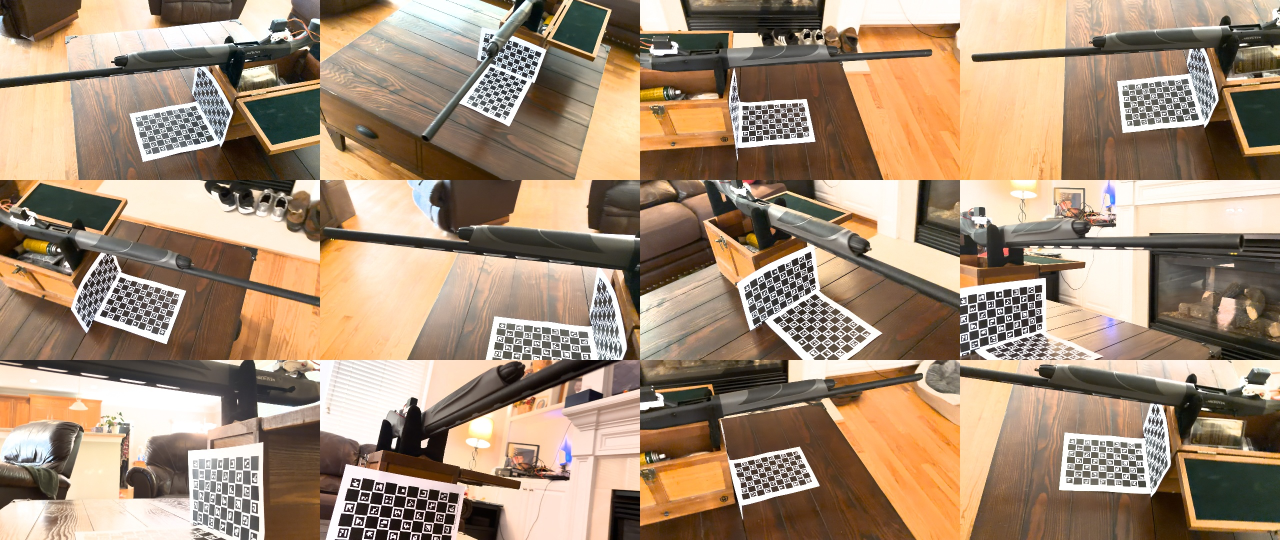
#> input picture cad/refs/scan/2026-11-09_iphone/IMG_0491_contact.jpg, 2560 x 1080 px (shown at 1/2 size)
$ python -i laser_dot.py   (imports and definitions only)
#> lines starting #> are read from the running program, lines starting #| are printed output that depends on the picture
#> further down, picture is the input picture: shape (1080, 2560, 3); mean B, G, R 116.7, 140, 162.9
"""Find a bore-laser dot in camera frames (used by `tbot calib-boresight --laser`).

The dot is the brightest *compact* thing in the frame once the smooth background is removed. Two sources of
background are supported: a frame taken with the beam blocked (best: everything static cancels, so it works
in a lit room or outdoors) or, without one, a heavily blurred copy of the frame itself. The barrel is masked
out (it is glossy and reflects the beam back into the lens).

A measurement is the median of the per-frame centroids, so a single bad frame cannot move it, and the scatter
across frames says whether the gun was still.
"""

from __future__ import annotations

import math
from dataclasses import dataclass, field

import cv2
import numpy as np

MIN_PEAK_DN = 12.0        # the dot must stand this far above its background (8-bit DN) ...
MIN_PEAK_SIGMAS = 8.0     # ... and this many robust noise sigmas
RIVAL_FRACTION = 0.6      # a second spot this strong (relative to the dot) makes the frame ambiguous
MAX_DOT_FRACTION = 0.08   # a "dot" wider than this fraction of the image width is not a laser dot
SATURATED_DN = 250.0
MAX_SCATTER_PX = 1.5      # frame-to-frame centroid scatter above this = the gun (or the laser) moved


class LaserDotError(ValueError):
    """No usable dot (the message says what to change)."""


@dataclass
class Dot:
    u: float
    v: float
    peak_dn: float          # height above the background
    diameter_px: float      # equivalent diameter of the half-maximum region
    saturated: bool
    sigma_dn: float


@dataclass
class DotMeasurement:
    u: float
    v: float
    n_frames: int
    n_found: int
    scatter_px: float
    peak_dn: float
    diameter_px: float
    saturated: bool
    warnings: list[str] = field(default_factory=list)


def _gray_f32(image: np.ndarray) -> np.ndarray:
    g = image if image.ndim == 2 else cv2.cvtColor(image, cv2.COLOR_BGR2GRAY)
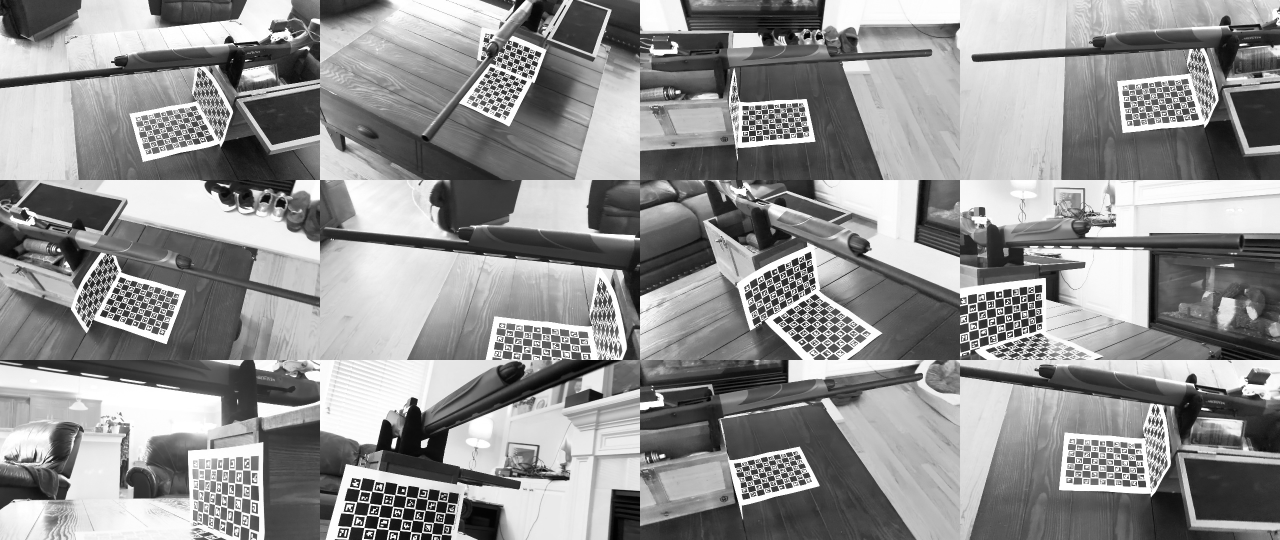
#> g: shape (1080, 2560) (shown at 1/2 size); min 0, max 255, mean 144.2
    g = g.astype(np.float32)
    if image.dtype == np.uint16:  # 10-bit raw in 16-bit containers -> 8-bit scale
        g *= 255.0 / max(255.0, float(g.max()))
    return g


def find_dot(image: np.ndarray, background: np.ndarray | None = None, mask: np.ndarray | None = None) -> Dot:
    """Sub-pixel centre of the laser dot in one frame.

    background: a frame with the beam blocked (same size), or None to use the frame's own smooth background.
    mask: uint8, 0 = ignore (barrel); same size as the image.
    """
    gray = _gray_f32(image)
    h, w = gray.shape
#> h = 1080; w = 2560
    if background is not None:
        bg = _gray_f32(background)
        if bg.shape != gray.shape:
            raise LaserDotError(f"background frame is {bg.shape[1]}x{bg.shape[0]}, the image is {w}x{h}")
    else:
        k = max(15, (w // 12) | 1)
#> k = 213
        bg = cv2.medianBlur(np.clip(gray, 0, 255).astype(np.uint8), k if k % 2 else k + 1).astype(np.float32)
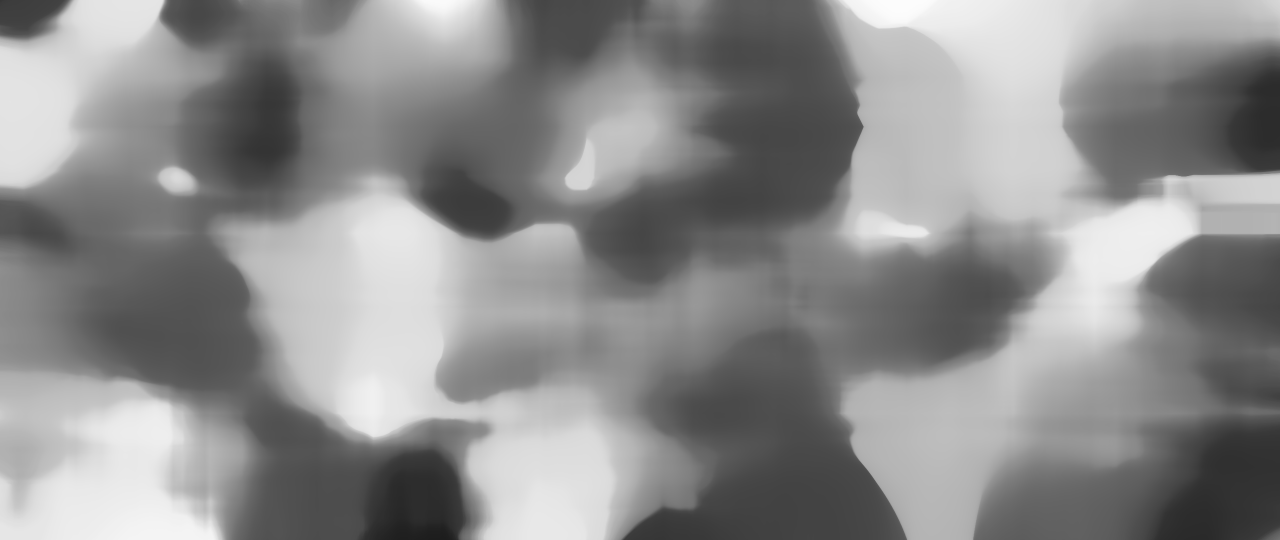
#> bg: shape (1080, 2560) float32 (shown at 1/2 size); min 29, max 252, mean 140.4
    diff = gray - bg
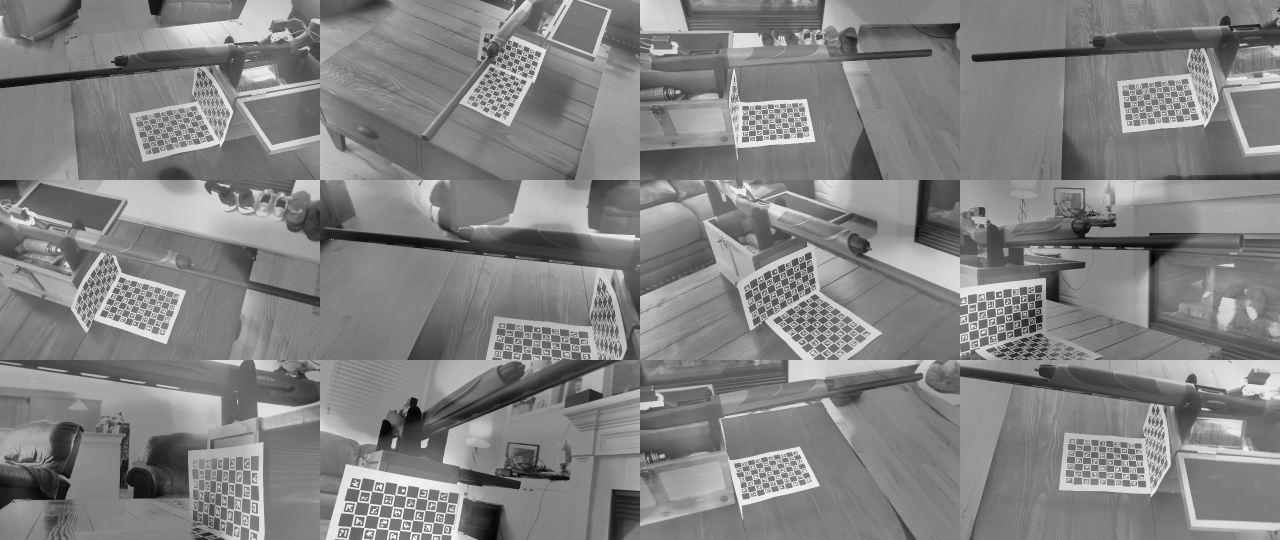
#> diff: shape (1080, 2560) float32 (shown at 1/2 size); min -223, max 220, mean 3.8; drawn with min black and max white
    valid = np.ones((h, w), dtype=bool) if mask is None else (np.asarray(mask) != 0)
    if valid.shape != (h, w):
        raise LaserDotError("mask and image sizes differ")
    if not valid.any():
        raise LaserDotError("the mask leaves no image to search")
    diff[~valid] = 0.0

    resid = diff[valid]
    med = float(np.median(resid))
#> med = -1
    sigma = 1.4826 * float(np.median(np.abs(resid - med))) + 0.5  # +0.5 DN: quantisation floor
#> sigma = 42.01
    smooth = cv2.GaussianBlur(diff, (0, 0), 1.0)
    _, peak, _, loc = cv2.minMaxLoc(smooth, mask=valid.astype(np.uint8))
#> peak = 214.3; loc = (789, 1073)
    need = max(MIN_PEAK_DN, MIN_PEAK_SIGMAS * sigma)
#> need = 336.1
    if peak < need:
#> (the run stopped early here; a loop or call above may not have finished)
